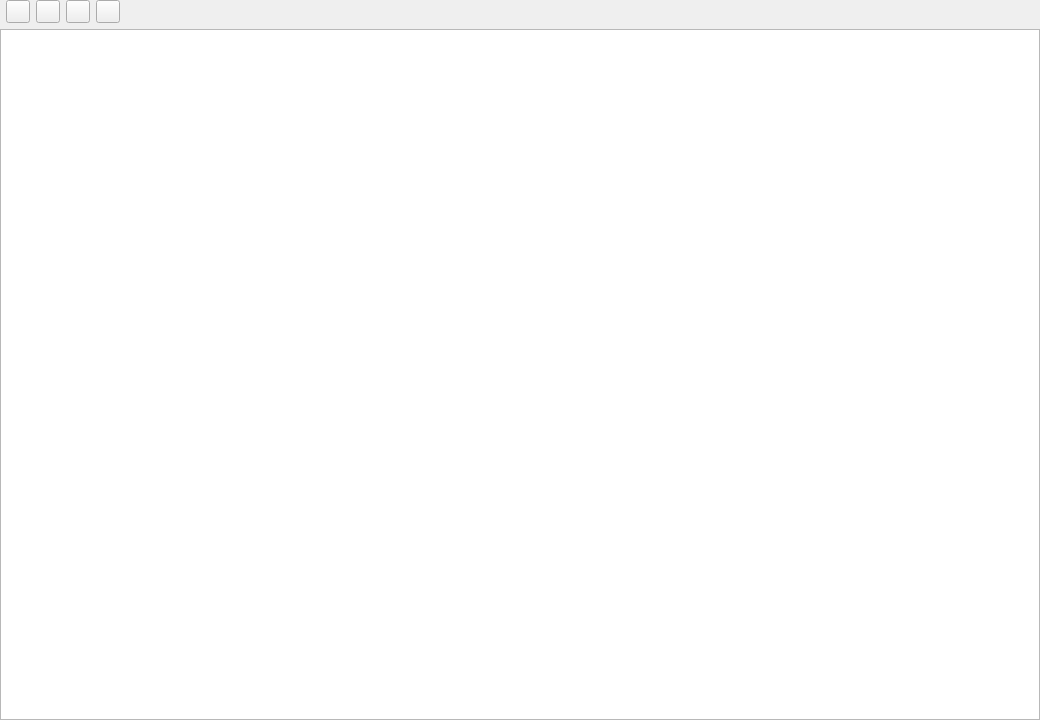
<?xml version="1.0" encoding="UTF-8"?>
<ui version="4.0">
 <class>HistoryTrackTab</class>
 <widget class="QWidget" name="HistoryTrackTab">
  <property name="geometry">
   <rect>
    <x>0</x>
    <y>0</y>
    <width>1040</width>
    <height>720</height>
   </rect>
  </property>
  <layout class="QVBoxLayout" name="verticalLayoutRoot">
   <property name="leftMargin">
    <number>0</number>
   </property>
   <property name="topMargin">
    <number>0</number>
   </property>
   <property name="rightMargin">
    <number>0</number>
   </property>
   <property name="bottomMargin">
    <number>0</number>
   </property>
   <item>
    <widget class="QStackedWidget" name="stackedWidget">
     <property name="currentIndex">
      <number>0</number>
     </property>
     <widget class="QWidget" name="pageList">
      <layout class="QVBoxLayout" name="verticalLayoutList">
       <property name="leftMargin">
        <number>0</number>
       </property>
       <property name="topMargin">
        <number>0</number>
       </property>
       <property name="rightMargin">
        <number>0</number>
       </property>
       <property name="bottomMargin">
        <number>0</number>
       </property>
       <property name="spacing">
        <number>6</number>
       </property>
       <item>
        <layout class="QHBoxLayout" name="horizontalLayoutListToolbar">
         <property name="spacing">
          <number>6</number>
         </property>
         <item><widget class="fairwindsk::ui::widgets::TouchComboBox" name="comboBoxDuration"/></item>
         <item><widget class="QToolButton" name="toolButtonRefresh"/></item>
         <item><widget class="QToolButton" name="toolButtonImport"/></item>
         <item><widget class="QToolButton" name="toolButtonExport"/></item>
         <item><widget class="QToolButton" name="toolButtonNew"/></item>
         <item>
          <spacer name="horizontalSpacerToolbar">
           <property name="orientation">
            <enum>Qt::Horizontal</enum>
           </property>
           <property name="sizeHint" stdset="0">
            <size>
             <width>40</width>
             <height>20</height>
            </size>
           </property>
          </spacer>
         </item>
         <item><widget class="QLabel" name="labelStatus"/></item>
        </layout>
       </item>
       <item><widget class="QTableWidget" name="tableWidget"/></item>
      </layout>
     </widget>
     <widget class="QWidget" name="pageDetails">
      <layout class="QVBoxLayout" name="verticalLayoutDetails">
       <item>
        <layout class="QHBoxLayout" name="horizontalLayoutDetailsToolbar">
         <item><widget class="QToolButton" name="toolButtonBack"/></item>
         <item><widget class="QToolButton" name="toolButtonNewDetails"/></item>
         <item><widget class="QToolButton" name="toolButtonEdit"/></item>
         <item><widget class="QToolButton" name="toolButtonSave"/></item>
         <item><widget class="QToolButton" name="toolButtonCancel"/></item>
         <item><widget class="QToolButton" name="toolButtonDelete"/></item>
         <item>
          <spacer name="horizontalSpacerDetailsToolbar">
           <property name="orientation">
            <enum>Qt::Horizontal</enum>
           </property>
           <property name="sizeHint" stdset="0">
            <size>
             <width>40</width>
             <height>20</height>
            </size>
           </property>
          </spacer>
         </item>
        </layout>
       </item>
       <item><widget class="QLabel" name="labelTitle"/></item>
       <item>
        <widget class="QSplitter" name="splitterDetails">
         <property name="orientation">
          <enum>Qt::Horizontal</enum>
         </property>
         <property name="childrenCollapsible">
          <bool>false</bool>
         </property>
         <widget class="QWidget" name="widgetFormHost"/>
         <widget class="QWidget" name="widgetPreviewHost">
          <layout class="QVBoxLayout" name="verticalLayoutPreviewHost">
           <property name="leftMargin">
            <number>0</number>
           </property>
           <property name="topMargin">
            <number>0</number>
           </property>
           <property name="rightMargin">
            <number>0</number>
           </property>
           <property name="bottomMargin">
            <number>0</number>
           </property>
          </layout>
         </widget>
        </widget>
       </item>
      </layout>
     </widget>
    </widget>
   </item>
  </layout>
 </widget>
 <customwidgets>
  <customwidget>
   <class>fairwindsk::ui::widgets::TouchComboBox</class>
   <extends>QWidget</extends>
   <header>ui/widgets/TouchComboBox.hpp</header>
  </customwidget>
 </customwidgets>
 <resources/>
 <connections/>
</ui>
